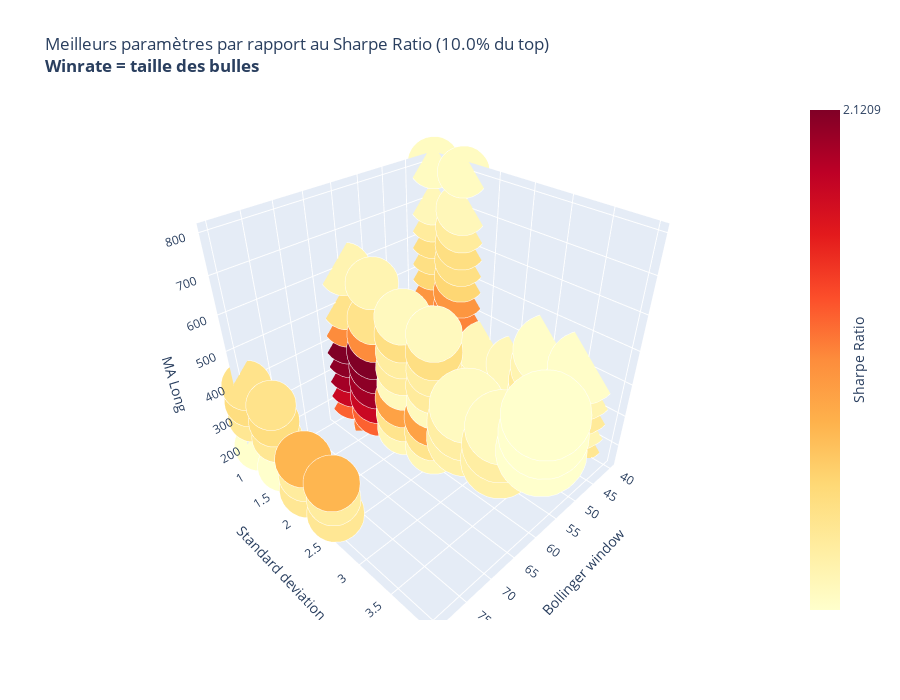

Write notebook code for a chart like this one.
### Code cell
# Visualisation 3D des paramètres
import plotly.graph_objects as go

dt_3d=pd.read_csv("optimize/optimizer_ETH_2h_v1_large.csv")

# Echantillon à garder
quantile = 0.9

# Ne garder que les 30% des valeurs les plus hautes du Sharpe ratio
dt_3d_filtered = dt_3d[dt_3d['sharpe_ratio'] > dt_3d['sharpe_ratio'].quantile(quantile)]
# dt_3d_filtered = dt_3d[dt_3d['win_rate'] > dt_3d['win_rate'].quantile(quantile)]

fig = go.Figure(data=[go.Scatter3d(
    x=dt_3d_filtered['bol_window'], 
    y=dt_3d_filtered['bol_std'], 
    z=dt_3d_filtered['long_ma'], 
    mode='markers',
    marker=dict(size=dt_3d_filtered['win_rate'], sizemode='diameter', sizeref=1,
                color=dt_3d_filtered['sharpe_ratio'], colorscale='ylorrd', opacity=1,
                colorbar=dict(title='Sharpe Ratio', titleside='right',tickmode='array',
                tickvals=[dt_3d['sharpe_ratio'].min(),dt_3d['sharpe_ratio'].max()], 
                ticktext=[round(dt_3d_filtered['sharpe_ratio'].min(), 4), round(dt_3d_filtered['sharpe_ratio'].max(),4)]))
)])

# 'tealrose', 'tempo', 'temps', 'thermal', 'tropic', 'turbid','turbo', 'twilight', 'viridis', 'ylgn', 'ylgnbu', 'ylorbr','ylorrd

# Mise en évidence des paramètres les plus hauts
# fig.add_trace(go.Scatter3d(x=[65,65], y=[3,3], z=[dt_3d_filtered['long_ma'].min(), dt_3d_filtered['long_ma'].max()], mode='lines', line=dict(color='red')))

fig.update_layout(
    width=900, height=700,
    title='Meilleurs paramètres par rapport au Sharpe Ratio ('+ str(100-(quantile*100)) + '% du top)<br><b>Winrate = taille des bulles',
    scene = dict(
                xaxis_title='Bollinger window',
                yaxis_title='Standard deviation ',
                zaxis_title='MA Long'
                )
)

fig.show()

### Figure 1 — Plotly figure (JSON) as saved in the notebook; plotly's stock layout.template omitted (floating-point values rounded to 4 significant figures)
{"data": [{"marker": {"color": [2.121, 2.121, 2.103, 2.103, 2.073, 2.073, 2.015, 2.015, 1.853, 1.853, 1.846, 1.846, 1.828, 1.828, 1.818, 1.818, 1.809, 1.809, 1.799, 1.799, 1.778, 1.778, 1.752, 1.752, 1.708, 1.708, 1.64, 1.64, 1.615, 1.615, 1.612, 1.612, 1.61, 1.61, 1.608, 1.608, 1.602, 1.602, 1.595, 1.595, 1.594, 1.594, 1.594, 1.594, 1.592, 1.592, 1.59, 1.59, 1.581, 1.581, 1.579, 1.579, 1.577, 1.577, 1.575, 1.575, 1.574, 1.574, 1.567, 1.567, 1.563, 1.563, 1.56, 1.56, 1.56, 1.56, 1.558, 1.558, 1.554, 1.554, 1.55, 1.55, 1.542, 1.542, 1.523, 1.523, 1.523, 1.523, 1.52, 1.52, 1.516, 1.516, 1.509, 1.509, 1.508, 1.508, 1.502, 1.502, 1.5, 1.5, 1.495, 1.495, 1.493, 1.493, 1.482, 1.482, 1.474, 1.474, 1.474, 1.474, 1.474], "colorbar": {"tickmode": "array", "ticktext": [1.474, 2.121], "tickvals": [5.827e-05, 2.121], "title": {"side": "right", "text": "Sharpe Ratio"}}, "colorscale": [[0, "rgb(255,255,204)"], [0.125, "rgb(255,237,160)"], [0.25, "rgb(254,217,118)"], [0.375, "rgb(254,178,76)"], [0.5, "rgb(253,141,60)"], [0.625, "rgb(252,78,42)"], [0.75, "rgb(227,26,28)"], [0.875, "rgb(189,0,38)"], [1, "rgb(128,0,38)"]], "opacity": 1, "size": [41.21, 41.21, 39.29, 39.29, 39.77, 39.77, 40, 40, 38.22, 38.22, 35.51, 35.51, 35.44, 35.44, 36.92, 36.92, 36.6, 36.6, 39.16, 39.16, 37.23, 37.23, 41.6, 41.6, 39.62, 39.62, 36.48, 36.48, 35.42, 35.42, 36.77, 36.77, 40, 40, 36.68, 36.68, 34.34, 34.34, 37.5, 37.5, 34.97, 34.97, 33.47, 33.47, 40.74, 40.74, 40.28, 40.28, 50.56, 50.56, 35.1, 35.1, 40, 40, 51.04, 51.04, 35.19, 35.19, 51.9, 51.9, 39.34, 39.34, 39.29, 39.29, 36.73, 36.73, 37.93, 37.93, 38.98, 38.98, 54.69, 54.69, 54.41, 54.41, 37.11, 37.11, 52, 52, 51.76, 51.76, 39.46, 39.46, 40, 40, 36.89, 36.89, 38.4, 38.4, 39.47, 39.47, 52.46, 52.46, 36.36, 36.36, 51.39, 51.39, 63.64, 63.64, 63.64, 34.91, 34.91], "sizemode": "diameter", "sizeref": 1}, "mode": "markers", "type": "scatter3d", "x": [60, 60, 60, 60, 60, 60, 60, 60, 60, 60, 40, 40, 40, 40, 60, 60, 40, 40, 60, 60, 40, 40, 60, 60, 80, 80, 40, 40, 80, 80, 40, 40, 60, 60, 40, 40, 40, 40, 60, 60, 80, 80, 40, 40, 60, 60, 40, 40, 40, 40, 80, 80, 80, 80, 40, 40, 40, 40, 40, 40, 60, 60, 40, 40, 40, 40, 80, 80, 60, 60, 60, 60, 60, 60, 60, 60, 40, 40, 40, 40, 60, 60, 40, 40, 40, 40, 60, 60, 60, 60, 60, 60, 40, 40, 40, 40, 60, 60, 60, 80, 80], "y": [1, 1.5, 1, 1.5, 1, 1.5, 1, 1.5, 1, 1.5, 1, 1.5, 1, 1.5, 1, 1.5, 1, 1.5, 1, 1.5, 1, 1.5, 2, 2.5, 2, 2.5, 1, 1.5, 1, 1.5, 1, 1.5, 2, 2.5, 1, 1.5, 1, 1.5, 1, 1.5, 1, 1.5, 1, 1.5, 2, 2.5, 2, 2.5, 3, 3.5, 1, 1.5, 2, 2.5, 3, 3.5, 1, 1.5, 3, 3.5, 2, 2.5, 2, 2.5, 1, 1.5, 2, 2.5, 2, 2.5, 3, 3.5, 3, 3.5, 1, 1.5, 3, 3.5, 3, 3.5, 2, 2.5, 2, 2.5, 1, 1.5, 2, 2.5, 2, 2.5, 3, 3.5, 1, 1.5, 3, 3.5, 4, 4, 4, 1, 1.5], "z": [400, 400, 350, 350, 300, 300, 250, 250, 200, 200, 300, 300, 350, 350, 150, 150, 400, 400, 450, 450, 450, 450, 300, 300, 300, 300, 500, 500, 350, 350, 600, 600, 500, 500, 550, 550, 200, 200, 500, 500, 400, 400, 250, 250, 250, 250, 150, 150, 200, 200, 300, 300, 200, 200, 150, 150, 150, 150, 300, 300, 400, 400, 200, 200, 650, 650, 250, 250, 450, 450, 350, 350, 300, 300, 600, 600, 350, 350, 250, 250, 200, 200, 300, 300, 700, 700, 350, 350, 550, 550, 400, 400, 800, 800, 400, 400, 400, 450, 500, 200, 200]}], "layout": {"height": 700, "scene": {"xaxis": {"title": {"text": "Bollinger window"}}, "yaxis": {"title": {"text": "Standard deviation "}}, "zaxis": {"title": {"text": "MA Long"}}}, "title": {"text": "Meilleurs paramètres par rapport au Sharpe Ratio (10.0% du top)<br><b>Winrate = taille des bulles"}, "width": 900}}
